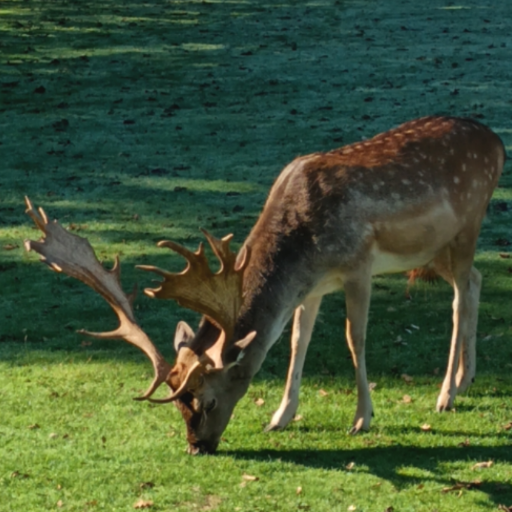
#> input picture codes/lab5/deer.512.512.png, 512 x 512 px
$ python 5.2.sobel_mp_scipy.py deer.512.512.png 3
#> lines starting #> are read from the running program, lines starting #| are printed output that depends on the picture
# sobel_mp_scipy_rgb.py
import numpy as np
import multiprocessing as mp
import cv2
import time
import sys
from scipy.ndimage import sobel

# -------------------------------------------------
# 1. Arguments
# -------------------------------------------------
if len(sys.argv) > 1:
    image_file = sys.argv[1]
else:
    print("Usage: python sobel_mp_scipy_rgb.py image_file num_cpu")
    sys.exit()

if len(sys.argv) > 2:
    NUM_CPU = int(sys.argv[2])
else:
    NUM_CPU = mp.cpu_count()

print("\nSobel Filter RGB (SciPy + multiprocessing)")
print("Input image:", image_file)
print("CPU cores:", NUM_CPU)

# -------------------------------------------------
# 2. Load RGB image
# -------------------------------------------------
image = cv2.imread(image_file, cv2.IMREAD_COLOR)
#> image is the input picture: shape (512, 512, 3); mean B, G, R 55, 86.3, 66.4

if image is None:
    print("Error: cannot load image")
    sys.exit()

image = image.astype(np.float32)
HEIGHT, WIDTH, CHANNELS = image.shape
#> HEIGHT = 512; WIDTH = 512; CHANNELS = 3
print("Image size:", WIDTH, "x", HEIGHT, " - Channels:", CHANNELS)
#| Image size: 512 x 512  - Channels: 3

# -------------------------------------------------
# 3. Worker function using SciPy Sobel (RGB)
# -------------------------------------------------
def sobel_block(args):
    start_row, block = args

    # Output block
    result = np.zeros_like(block)

    # Apply Sobel per channel
    for c in range(3):
        gx = sobel(block[:, :, c], axis=1, mode='nearest')
        gy = sobel(block[:, :, c], axis=0, mode='nearest')

        magnitude = np.sqrt(gx**2 + gy**2)
        result[:, :, c] = magnitude

    return (start_row, result)

# -------------------------------------------------
# 4. Split image into row blocks for multiprocessing
# -------------------------------------------------
chunk = HEIGHT // NUM_CPU
#> chunk = 170
tasks = []

for i in range(NUM_CPU):
    start = i * chunk
    end = (i + 1) * chunk if i < NUM_CPU - 1 else HEIGHT
    block = image[start:end, :, :]
    tasks.append((start, block))
#> this loop made 3 passes
#> pass 3, `block = image[start:end, :, :]`:
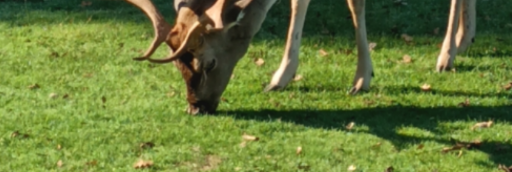
#> block: shape (172, 512, 3) float32; mean B, G, R 57.3, 123.3, 104.7
#> after the loop, tasks = 3 items

# -------------------------------------------------
# 5. Parallel computation
# -------------------------------------------------
t0 = time.perf_counter()

with mp.Pool(NUM_CPU) as pool:
    results = pool.map(sobel_block, tasks)
#> after the loop in sobel_block, `for c in range(3):`:
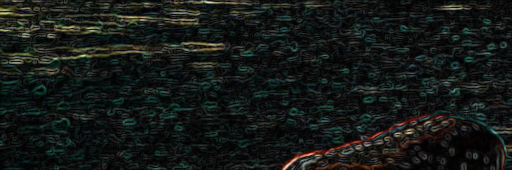
#> result: shape (170, 512, 3) float32; mean B, G, R 38.1, 42.2, 35.6; drawn with min black and max white
#> in sobel_block (call 2), `start_row, block = args`: start_row = 170
#> after the loop in sobel_block (call 2), `for c in range(3):`:
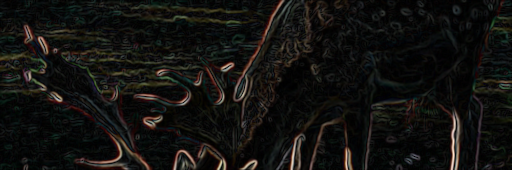
#> result: shape (170, 512, 3) float32; mean B, G, R 43.7, 50, 52; drawn with min black and max white
#> in sobel_block (call 3), `start_row, block = args`: start_row = 340
#> the loop in sobel_block (call 3), `for c in range(3):` made 3 passes
#> pass 1, in sobel_block (call 3), `gy = sobel(block[:, :, c], axis=0, mode='nearest')`:
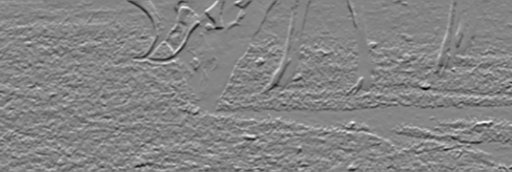
#> gy: shape (172, 512) float32; min -478, max 441, mean 0.8; drawn with min black and max white
#> after the loop in sobel_block (call 3), `for c in range(3):`:
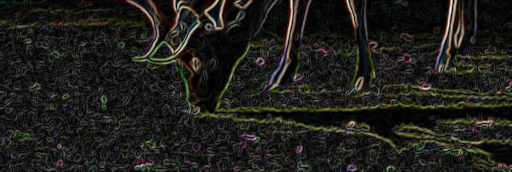
#> result: shape (172, 512, 3) float32; mean B, G, R 70.6, 81.7, 83; drawn with min black and max white
#> results = 3 items

t1 = time.perf_counter()
elapsed = t1 - t0

print("Processing time:", elapsed, "seconds")

# -------------------------------------------------
# 6. Assemble final RGB image
# -------------------------------------------------
sobel_img = np.zeros_like(image)

for start, block in results:
    sobel_img[start:start + block.shape[0], :, :] = block
#> this loop made 3 passes
#> start on passes 1 to 3: 0, 170, 340
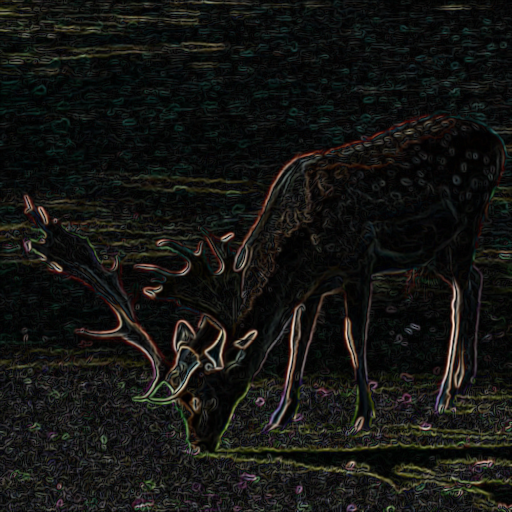
#> sobel_img: shape (512, 512, 3) float32; mean B, G, R 50.9, 58, 57; drawn with min black and max white

# -------------------------------------------------
# 7. Performance estimation in GFLOPs
# -------------------------------------------------
# Same Sobel complexity per pixel = 38 FLOPs
# Now applied to 3 channels

flops_per_pixel = 38 * 3
valid_pixels = (HEIGHT - 2) * (WIDTH - 2)
#> valid_pixels = 260100

total_flops = valid_pixels * flops_per_pixel
#> total_flops = 29651400
gflops = total_flops / elapsed / 1e9
#> gflops = 0.205

print("Estimated performance:", round(gflops, 3), "GFLOPs")
#| Estimated performance: 0.205 GFLOPs

# -------------------------------------------------
# 8. Save output image
# -------------------------------------------------
sobel_img = np.clip(sobel_img, 0, 255).astype(np.uint8)
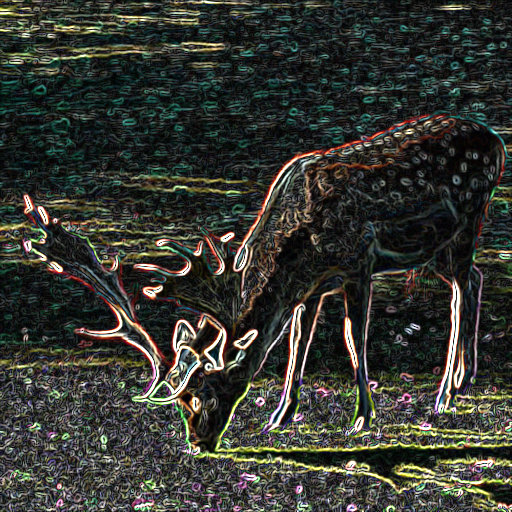
#> sobel_img: shape (512, 512, 3); mean B, G, R 49.6, 56.2, 54.4
cv2.imwrite("sobel_output_rgb_scipy.png", sobel_img)

print("Output saved: sobel_output_rgb_scipy.png")
